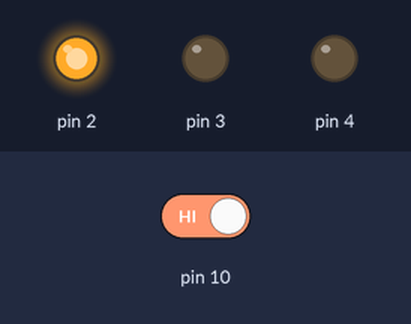
Recording of a sketch running on a simulated Arduino Uno, built with avr-gcc and run on an emulated ATmega328P. On the bench: output pins drawn as LEDs (lit = HIGH). Inputs (shaded band) come from the test bench; at power-on: pin 10 HIGH.

Above: at 1.5 s.
1.6 s: pin 10 driven LOW
At 2.9 s:
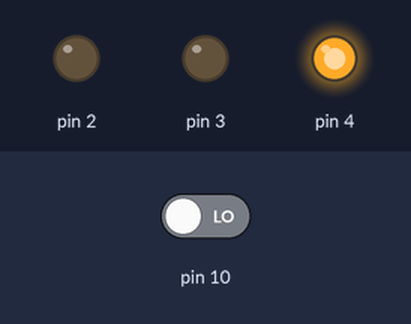
At 13.2 s:
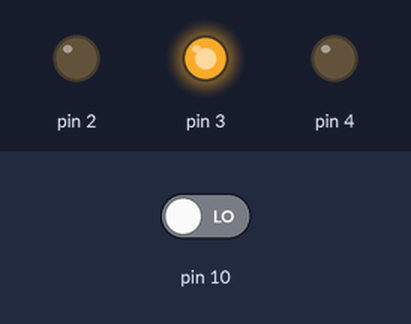
Timing chart, 0 to 13.7 s (numbered marks = the images above; inputs shaded):
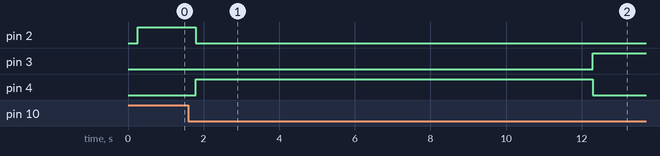

The sketch:

lab4_ex2.ino
```cpp
#include "Timer.h"

enum SM1_STATES { SM1_SMStart, SM1_init, SM1_red, SM1_yellow, SM1_green, SM1_waitGreen } SM1_STATE;
unsigned char i = 0;
void Tick_LoHi() {
   switch (SM1_STATE) {
      case SM1_SMStart:
          SM1_STATE = SM1_init;
         break;
      case SM1_init:
          SM1_STATE = SM1_red;
         break;
      case SM1_red:

         if (!digitalRead(10)) {
            SM1_STATE = SM1_red;
         }
         else if (digitalRead(10)) {
            SM1_STATE = SM1_waitGreen;
         }
         break;
      case SM1_yellow:
         if (i>=20)
         {
          i=0;
          SM1_STATE = SM1_red;
         }
         else
         {
          SM1_STATE = SM1_yellow;
         }
         i++;
         break;
      case SM1_green:
         if (i>=40)
         {
          i=0;
          SM1_STATE = SM1_yellow;
         }
         else
         {
          SM1_STATE = SM1_green;
         }
         i++;
         break;
      case SM1_waitGreen:
         if (digitalRead(10)) {
            SM1_STATE = SM1_waitGreen;
         }
         else if (!digitalRead(10)) {
            SM1_STATE = SM1_green;
         }
         break;
      default:
         SM1_STATE = SM1_init;
         break;
   }
   switch (SM1_STATE) {
      case SM1_SMStart:
         break;
      case SM1_init:
         i=0;
         digitalWrite(2,LOW);
         digitalWrite(3,LOW);
         digitalWrite(4,LOW);
         break;
      case SM1_red:
         i=0;
         digitalWrite(2,HIGH);
         digitalWrite(3,LOW);
         digitalWrite(4,LOW);
         break;
      case SM1_yellow:
         digitalWrite(2,LOW);
         digitalWrite(3,HIGH);
         digitalWrite(4,LOW);
         break;
      case SM1_green:
         digitalWrite(2,LOW);
         digitalWrite(3,LOW);
         digitalWrite(4,HIGH);
         break;
      case SM1_waitGreen:
         digitalWrite(2,HIGH);
         digitalWrite(3,LOW);
         digitalWrite(4,LOW);
         break;
   }
}

void setup()
{
  pinMode(10, INPUT);
  pinMode(2, OUTPUT);
  pinMode(3, OUTPUT);
  pinMode(4, OUTPUT);
  TimerSet(250); //this value (250) is the period in ms
  TimerOn();
  // Serial.begin(9600);
}

void loop()
{

  Tick_LoHi();
  while(!TimerFlag){}
  TimerFlag = 0;
}
```

Timer.h
```cpp
// Permission to copy is granted provided that this header remains intact.
// This software is provided with no warranties.

////////////////////////////////////////////////////////////////////////////////

#ifndef Timer
#define Timer

#include "Arduino.h"

volatile unsigned char TimerFlag = 0; // TimerISR() sets this to 1. C programmer should clear to 0.

// Internal variables for mapping AVR's ISR to our cleaner TimerISR model.
unsigned long _avr_timer_M = 1; // Start count from here, down to 0. Default 1ms
unsigned long _avr_timer_cntcurr = 0; // Current internal count of 1ms ticks

// Set TimerISR() to tick every M ms
void TimerSet(unsigned long M) {
	_avr_timer_M = M;
	_avr_timer_cntcurr = _avr_timer_M;
}

void TimerOn() {
	// AVR timer/counter controller register TCCR1
  TCCR1B 	= 0x0B;	// bit3 = 1: CTC mode (clear timer on compare)
					// bit2bit1bit0=011: prescaler /64
					// 00001011: 0x0B
					// SO, 16 MHz clock or 16,000,000 /64 = 250,000 ticks/s
					// Thus, TCNT1 register will count at 250,000 ticks/s
          // FOR MICROSECONDS:
          // bit3 = 1: CTC mode (clear timer on compare)
					// bit2bit1bit0=010: prescaler /64
					// 00001011: 0x0A
					// SO, 16 MHz clock or 16,000,000 /8 = 2,000,000 ticks/s
					// Thus, TCNT1 register will count at 2,000,000 ticks/s

	// AVR output compare register OCR1A.
	OCR1A 	= 250;	// Timer interrupt will be generated when TCNT1==OCR1A
					// We want a 1 ms tick. 0.001 s * 250,000 ticks/s = 250
					// So when TCNT1 register equals 250,
					// 1 ms has passed. Thus, we compare to 250.
					// AVR timer interrupt mask register
          // FOR MICROSECONDS:
          // Timer interrupt will be generated when TCNT1==OCR1A
					// We want a 1 us tick. 0.000001 s * 2,000,000 ticks/s = 2
					// So when TCNT1 register equals 2,
					// 1 us has passed. Thus, we compare to 2.
					// AVR timer interrupt mask register

	TIMSK1 	= 0x02; // bit1: OCIE1A -- enables compare match interrupt

	//Initialize avr counter
	TCNT1 = 0;

	// TimerISR will be called every _avr_timer_cntcurr milliseconds
	_avr_timer_cntcurr = _avr_timer_M;

	//Enable global interrupts
	SREG |= 0x80;	// 0x80: 1000000
}

void TimerOff() {
	TCCR1B 	= 0x00; // bit3bit2bit1bit0=0000: timer off
}

void TimerISR() {
	TimerFlag = 1;
}

// In our approach, the C programmer does not touch this ISR, but rather TimerISR()
ISR(TIMER1_COMPA_vect)
{
	// CPU automatically calls when TCNT0 == OCR0 (every 1 ms per TimerOn settings)
	_avr_timer_cntcurr--; 			// Count down to 0 rather than up to TOP
	if (_avr_timer_cntcurr == 0) { 	// results in a more efficient compare
		TimerISR(); 				// Call the ISR that the user uses
		_avr_timer_cntcurr = _avr_timer_M;
	}
}

#endif //Timer
```

Measured:
- after the input at 1.6 s, pin 2: HIGH → LOW after 0.19 s; pin 3: LOW → HIGH after 10.7 s; pin 4: LOW → HIGH after 0.19 s, → LOW 10.5 s later
